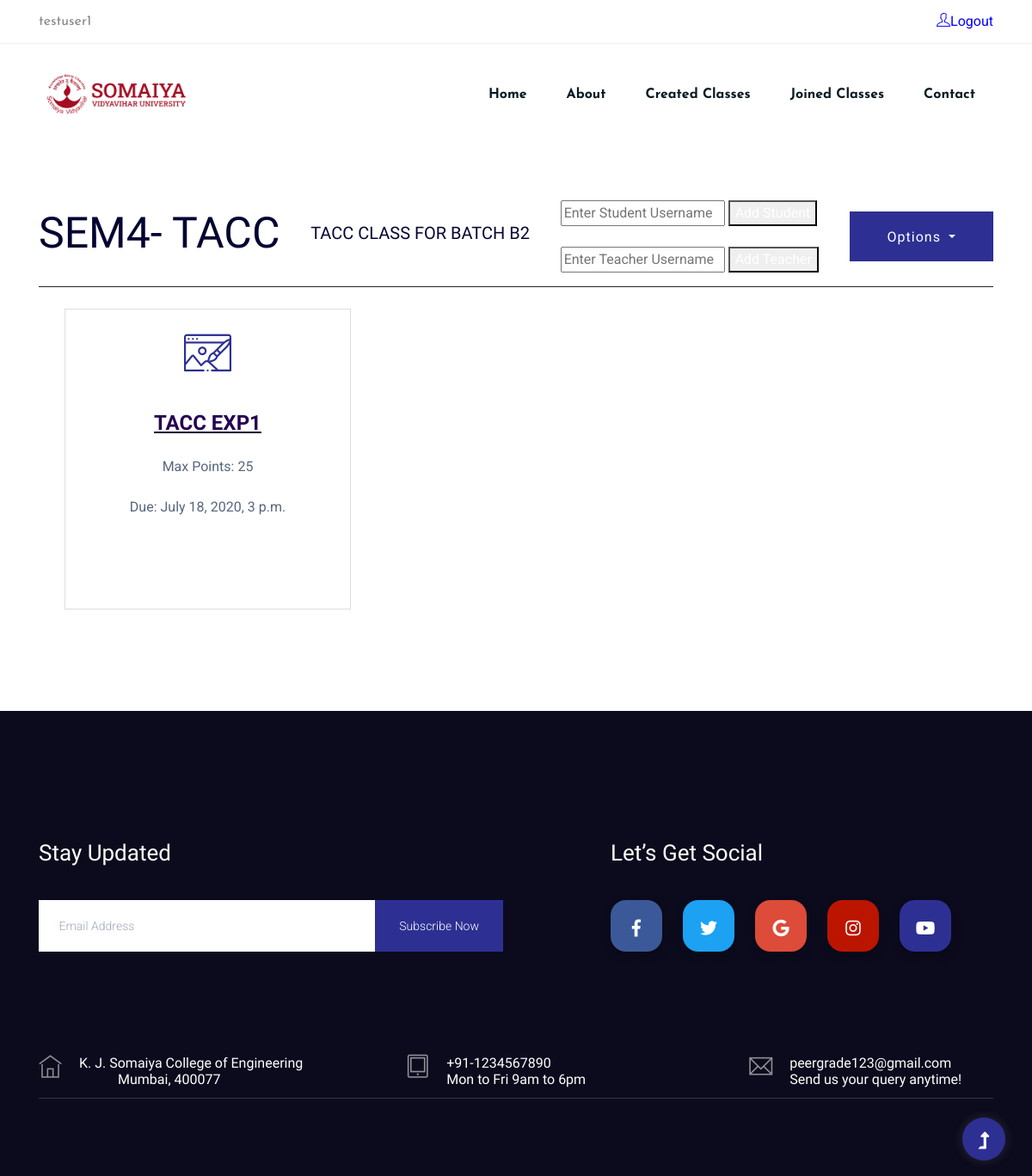
Screenshot of /cur_class/48 (signed in) with the database file from the repository.
### courses/models.py (models this page shows, shortened)
class CreatedClasses(models.Model):
    class_code = models.CharField(max_length=6)
    class_name = models.CharField(max_length=100)
    class_description = models.TextField(max_length=1000)
    teacher = models.ForeignKey(User, on_delete=models.CASCADE)

class Assignments(models.Model):
    assignment_name = models.CharField(max_length=100, )
    points = models.IntegerField()
    due_date = models.DateTimeField()
    class_id = models.ForeignKey(CreatedClasses, on_delete=models.CASCADE)
    grading_type = models.BooleanField(default=True)
    teacher_ratio = models.FloatField(blank=True, null=True)
    student_ratio = models.FloatField(blank=True, null=True)
    no_of_peers = models.IntegerField(blank=True, null=True)

### courses/views.py (the view, shortened to what this page needs)
# urls.py: path('cur_class/<class_id>', views.cur_class, name='cur_class'),
@login_required
def cur_class(request, class_id):
    if CreatedClasses.objects.filter(pk=class_id).filter(teacher=request.user).first() is None:
        return render(request, 'courses/access_denied.html')
    else:
        current = CreatedClasses.objects.get(pk=class_id)
        all_classes = CreatedClasses.objects.filter(class_code=current.class_code)
        assignments = []
        notice = []
        for cl in all_classes:
            all_assignments = Assignments.objects.filter(class_id=cl)
            for a in all_assignments:
                assignments.append(a)
            all_notices = notices.objects.filter(class_id=cl)
            for n in all_notices:
                notice.append(n)
        total_students = len(JoinedClasses.objects.filter(class_id=current)) - 1
        context = {
            'total_students': total_students,
            'cur_class': current,
            'assignments': assignments,
            'class_id': class_id,
            'notice': notice,
        }
        return render(request, 'courses/cur_class.html', context)

### courses/templates/courses/cur_class.html (shortened to what this page needs)
{% load static %}
<!DOCTYPE html>
<html lang="en">
<head>
  <link rel="stylesheet" href="{% static 'assets1/bootstrap/css/bootstrap.min.css' %}">
  <link rel="stylesheet" href="{% static 'assets1/Ionicons/css/ionicons.min.css' %}">
  <link rel="stylesheet" href="{% static 'assets1/css/custom.css' %}">
  <link rel="stylesheet" href="{% static 'assets/css/owl.carousel.min.css'%}" />
  <link rel="stylesheet" href="{% static 'assets/css/slicknav.css'%}" />
  <link rel="stylesheet" href="{% static 'assets/css/flaticon.css'%}" />
  <link rel="stylesheet" href="{% static 'assets/css/gijgo.css'%}" />
  <link rel="stylesheet" href="{% static 'assets/css/animate.min.css'%}" />
  <link rel="stylesheet" href="{% static 'assets/css/magnific-popup.css'%}" />
  <link rel="stylesheet" href="{% static 'assets/css/fontawesome-all.min.css'%}" />
  <link rel="stylesheet" href="{% static 'assets/css/themify-icons.css'%}" />
  <link rel="stylesheet" href="{% static 'assets/css/slick.css'%}" />
  <link rel="stylesheet" href="{% static 'assets/css/nice-select.css'%}" />
  <link rel="stylesheet" href="{% static 'assets/css/style.css'%}" />
</head>
<body style="height: 345px; z-index: 0">
  <header>
    <div class="header-area">
      <div class="main-header">
        <div class="header-top d-none d-lg-block">
          <div class="container">
            <div class="col-xl-12">
              <div class="row d-flex justify-content-between align-items-center">
                <div class="header-info-left">
                  <ul>
                    {% if user.is_authenticated %}
                       <li>{{user.username}}</li>
                      {% else %}
                      <li>Login to explore</li>
                      {% endif %}
                  </ul>
                </div>
                <div class="header-info-right">
                  <ul>
                    {% if user.is_authenticated %}
                    <a style="color:blue;" href="{% url 'logout' %}"><i class="ti-user"></i>Logout</a>
                    {% endif %}
                  </ul>
                </div>
              </div>
            </div>
          </div>
        </div>
        <div class="header-bottom header-sticky">
          <div class="container">
            <div class="menu-wrapper">
              <div class="logo logo2">
                <a href="{% url 'index' %}"><img src="{% static 'assets/img/logo/somaiya.png' %}"
                    alt="Somaiya Vidyavihar University" width="180" heigth="60" /></a>
              </div>
              <div class="main-menu d-none d-lg-block">
                <nav>
                  <ul id="navigation">
                    <li><a href="{% url 'index' %}">Home</a></li>
                    <li><a href="{% url 'about' %}">About</a></li>
                    {% if user.is_authenticated %}
                    <li><a href="{% url 'homepage' %}">Created Classes</a></li>
                    <li><a href="{% url 'joinclass' %}">Joined Classes</a></li>
                    {% endif %}
                    <li><a href="{% url 'contact' %}">Contact</a></li>
                  </ul>
                </nav>
              </div>
            </div>
          </div>
        </div>
      </div>
    </div>
  </header>
  <main style="background: white;" class="py-5">
    <section id="team-page">
      <div class="container">
        <div class="head-title d-flex align-items-center justify-content-between my-3">
          <h4 style="font-size: 50px" class="text-black">{{ cur_class.class_name }}</h4>
          <h6 style="font-size: 20px" class="text-black">{{ cur_class.class_description }}</h6>
          <div>
            <form method="post">
            <input type="text" placeholder="Enter Student Username" name="student_username">
            <button type="submit">Add Student</button>
              </form>
          <br>
            <form method="post">
            <input type="text" placeholder="Enter Teacher Username" name="teacher_username">
            <button type="submit">Add Teacher</button>
              </form>
          </div>
          <div class="dropdown">
            <button class="btn btn-secondary dropdown-toggle" type="button" id="dropdownMenuButton" data-toggle="dropdown" aria-haspopup="true" aria-expanded="false">
              Options
            </button>
          </div>
        </div>
        <div style="border-bottom: 1px solid"></div>
        <div class="categories-area" style="padding-top: 25px;">
          <div class="container">
            <div class="row row-content">
              <div class="col-md-12 col-sm-12" style="padding: 0px 0px;">
              {% for a in assignments %}
                <div class="single-cat float-left" style="width: 30%; margin: 0px 0px 20px 30px; padding: 10px; height: 350px">
                    <div style="text-align: center;" class="cat-icon mb-3"><a href="{% url 'cur_assignment_create' a.pk %}">
                      <span class="flaticon-web-design"></span></a>
                    </div>
                    <div style="text-align: center;" class="cat-cap">
                      <h5 style="text-transform: uppercase; text-decoration: underline;"><a href="{% url 'cur_assignment_create' a.pk %}">{{a.assignment_name}}</a></h5>
                      <p style="margin-bottom: 17px;">Max Points: {{a.points}}</p>
                      <p style="margin-bottom: 15px;">Due: {{a.due_date}}</p>
                    </div>
                  </div>
              {% endfor %}
            </div>
          </div>
        </div>
      </div>
      </div>
    </section>
  </main>
<footer style="margin-top: 50px;">
    <div class="footer-area footer-bg">
    <div class="container">
      <div class="footer-top footer-padding">
        <div class="footer-heading">
          <div class="row justify-content-between">
            <div class="col-xl-6 col-lg-7 col-md-10">
              <div class="footer-tittle2">
                <h4>Stay Updated</h4>
              </div>
              <div class="footer-form mb-50">
                <div id="mc_embed_signup">
                  <form target="_blank"
                    action="https://spondonit.us12.list-manage.com/subscribe/post?u=1462626880ade1ac87bd9c93a&amp;id=92a4423d01"
                    method="get" class="subscribe_form relative mail_part" novalidate="true">
                    <input type="email" name="EMAIL" id="newsletter-form-email" placeholder=" Email Address "
                      class="placeholder hide-on-focus" onfocus="this.placeholder = ''"
                      onblur="this.placeholder = 'Your email address'" />
                    <div class="form-icon">
                      <button type="submit" name="submit" id="newsletter-submit"
                        class="email_icon newsletter-submit button-contactForm">
                        Subscribe Now
                      </button>
                    </div>
                  </form>
                </div>
              </div>
            </div>
            <div class="col-xl-5 col-lg-5">
              <div class="footer-tittle2">
                <h4>Let’s Get Social</h4>
              </div>
              <div class="footer-social">
                <a href="#"><i class="fab fa-facebook-f"></i></a>
                <a href="#"><i class="fab fa-twitter"></i></a>
                <a href="#"><i class="fab fa-google"></i></a>
                <a href="#"><i class="fab fa-instagram"></i></a>
                <a href="#"><i class="fab fa-youtube"></i></a>
              </div>
            </div>
          </div>
        </div>
              <div class="media contact-info" style="float: left;margin-right: 120px;">
                <span class="contact-info__icon" style="float: left;"><i class="ti-home"></i></span>
                <div class="media-body ">
                  <h3 style="color: white;">K. J. Somaiya College of Engineering<br/><span style="margin-left: 45px;">Mumbai, 400077<span></h3>
                </div>
              </div>
              <div class="media contact-info" style="float: left;margin-right:190px; ">
                <span class="contact-info__icon" style="float: left;"><i class="ti-tablet"></i
                ></span>
                <div class="media-body">
                  <h3 style="color: white;">+91-1234567890<br/>Mon to Fri 9am to 6pm</h3>
                </div>
              </div>
              <div class="media contact-info" style="float: left;">
                <span class="contact-info__icon" ><i class="ti-email"></i></span>
                <div class="media-body">
                  <h3 style="color: white;">peergrade123@gmail.com<br/>Send us your query anytime!</h3>
                </div>
              </div>
      </div>
      <div class="footer-bottom">
      </div>
    </div>
  </div>
</footer>
<div id="back-top">
    <a title="Go to Top" href="#"> <i class="fas fa-level-up-alt"></i></a>
</div>
</body>
</html>

### courses/static/assets1/css/custom.css (style rules this page uses)
body { min-height: 100vh; position: relative; overflow-x: hidden; }
p { margin: 0; }
ul { padding: 0; }
li { list-style: none; }

### rows the page displays
CreatedClasses: class_name "SEM4- TACC", class_description "TACC CLASS FOR BATCH B2"
Assignments: assignment_name "TACC EXP1", points "25", due_date "July 18, 2020, 3 p.m."

### other values shown
{{ user.username }} "testuser1"
